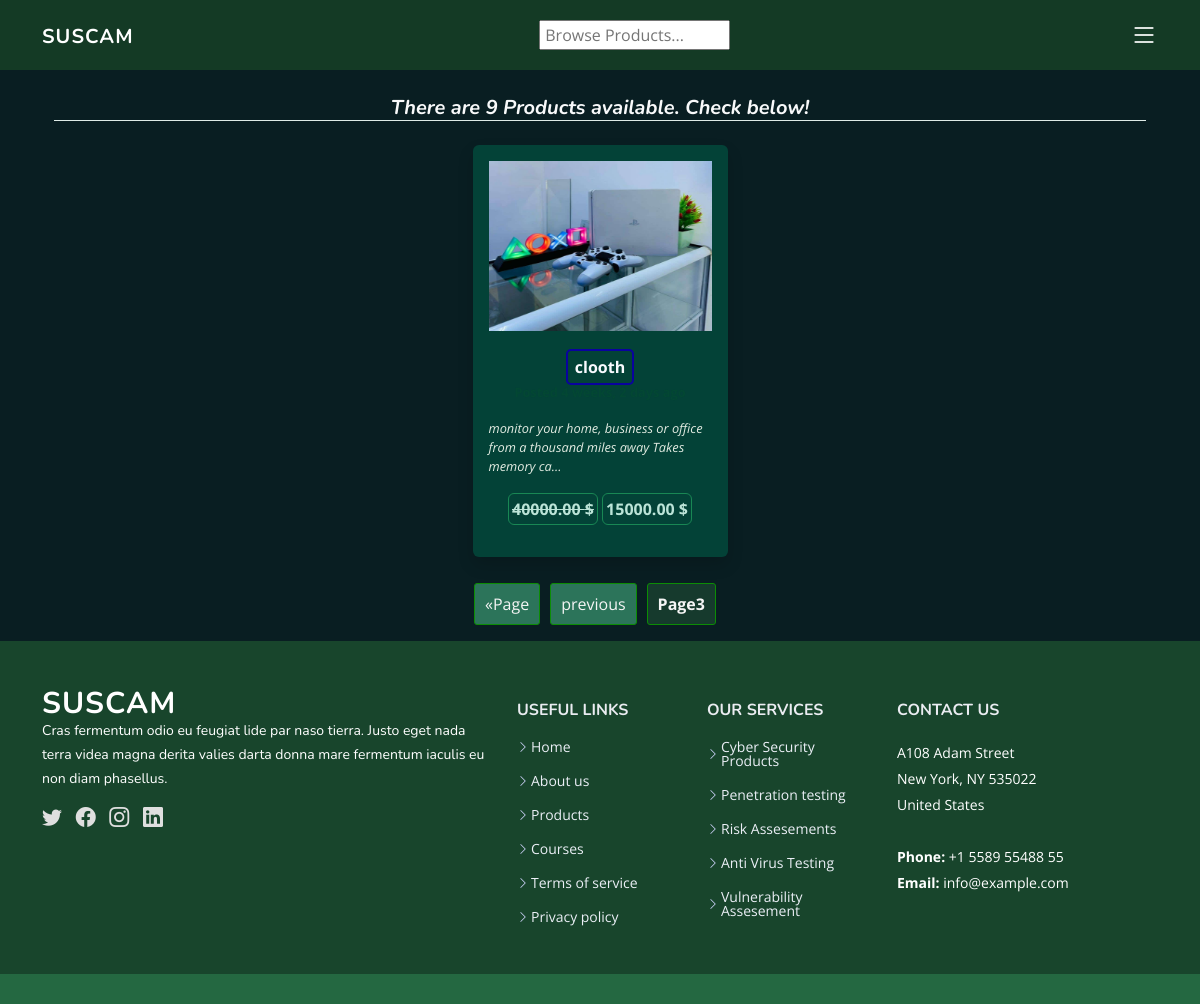
Before: /products/?page=3 with the older database file.
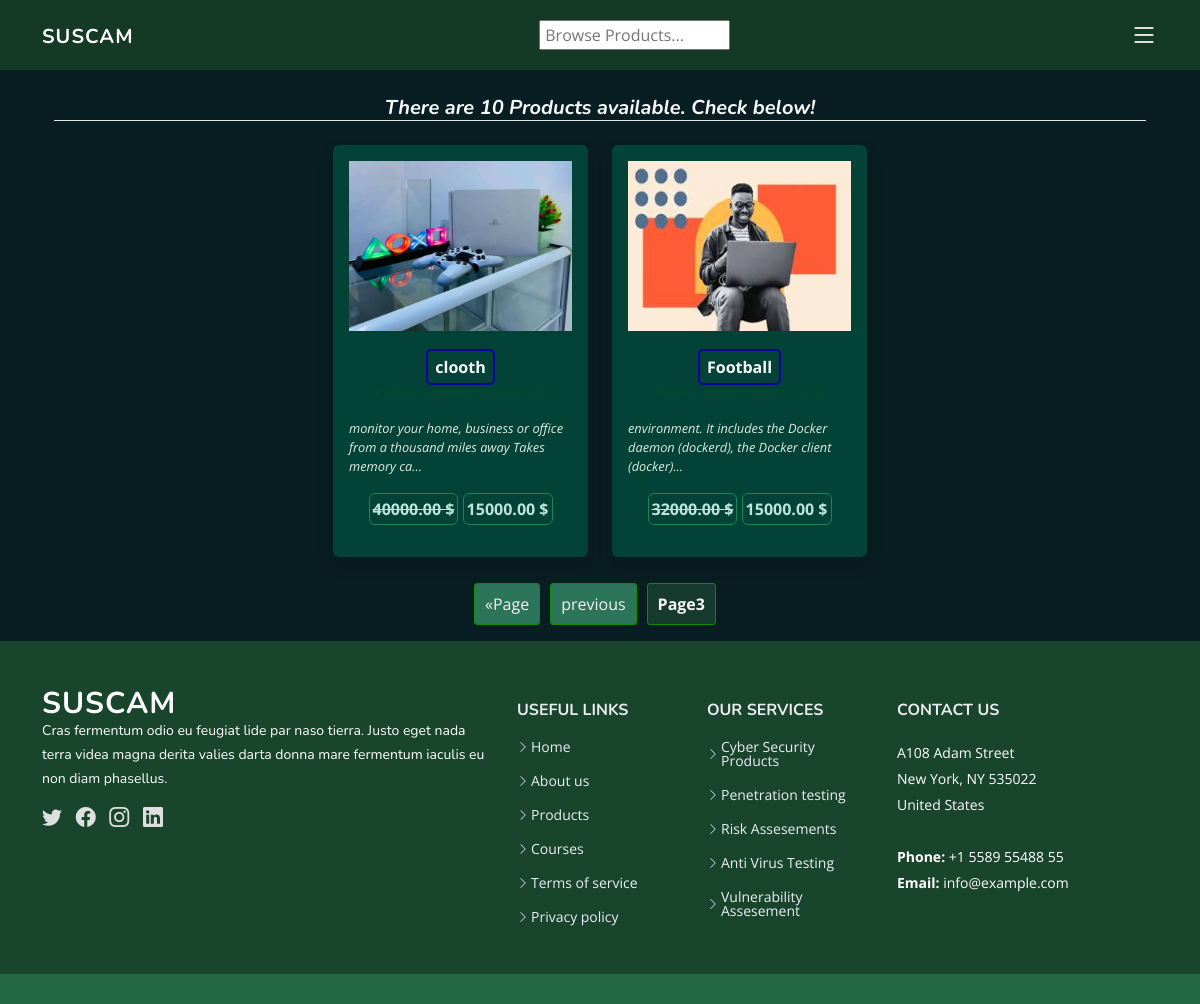
After: the same page with the newer database file.
### Base/models.py (models this page shows)
class Products(models.Model):
    name = models.CharField(max_length=100)
    product_id = models.BigAutoField(primary_key=True)
    product_des = models.TextField()
    price = models.DecimalField(max_digits=10, decimal_places=2)
    old_price = models.DecimalField(max_digits=10, decimal_places=2)
    category = models.CharField(max_length=100)
    available = models.BooleanField(default=True)
    updated = models.DateTimeField(auto_now_add=True, null=True)
    created = models.DateTimeField(default = timezone.now)
    image = models.ImageField(upload_to='Product_Images', validators = [FileExtensionValidator(allowed_extensions=['jpg', 'png', 'jpeg'])])
    model_type = 'Products'
    class Meta:
        ordering = ['-created', '-updated']

### Base/views.py (the view)
# urls.py: path('products/', views.products, name='products'),
def products(request):
    products = Products.objects.all()
    products = Products.objects.all()[::-1]
    total = Products.objects.all().count()
    paginator = Paginator(products, 4)
    page_number = request.GET.get('page')
    page_obj = paginator.get_page(page_number)
    slice_products = page_obj.object_list
    context = {
        'products': slice_products,
        'total': total,
        'page_obj' : page_obj,
        'user_profile' : user_profile,
    }
    return render(request, 'Products/products.html', context)

### templates/Products/products.html (shortened to what this page needs)
{% extends "Navbar/navbar.html" %}
    {% block content %}
    <div class="mt-5 container">
        <div class="row mt-5 justify-content-center">
            <center><h5 class="mt-5 text-light fw-bold" style="border-bottom: solid 1px #DFEBE7;"><em>There are {{total}} Products available. Check below!</em></h5></center>
            {% for product in products %}
            <div class="col-md-3 box">
                <a style="color: #131d75;" href="{% url 'product' product.product_id %}">
                    <div class="box shadow p-3 my-3 rounded" style="background-color: #034237; color: #8EA8A3;;">
                        <center><img src="{{ product.image.url }}" alt="{{course.course_name}}"></center>
                        <div class="mt-4" style="font-size: 1em; color: #E4F1ED;">
                            <center>
                                <p><strong style="padding: 5px 7px; border: solid 2px #0A029F; color: #F9FBFF; border-radius: 5px;" >{{product.name}}</strong> <br><strong style="font-size: .8em; color: #034733;">Posted {{product.created | timesince}} ago</strong></p>
                            </center>
                            <p class="" style="font-size: .8em; color: #E1EBE1;"><em>{{ product.product_des|slice:":80" }}...</em></p>
                        </div>
                        <center>
                            <p>
                                <strong class="btn btn-outline-success fw-bold" style="font-size: 1em; padding: 3px; color:#BCE4D8;"><strike>{{product.old_price}} &dollar;</strike></strong>
                                <strong class="btn btn-outline-success fw-bold" style="font-size: 1em;  padding: 3px; color:#BCE4D8;">{{product.price}} &dollar;</strong>
                            </p>
                        </center>
                    </div>
                </a>
            </div>
            {% endfor %}
        </div>
        <div class="row justify-content-center text-center products mb-3">
            <span class="step-links">
                {% if page_obj.has_previous %}
                <a href="?page=1">&laquo;Page</a>
                <a href="?page={{ page_obj.previous_page_number}}">previous</a>
                {% endif %}
                <span class="current_page">Page{{page_obj.number }}</span>
            </span>
        </div>
    </div>
    {% endblock content %}

### templates/Navbar/navbar.html (shortened to what this page needs)
{% load static %}
<!DOCTYPE html>
<html lang="en">
  <head>
    <link rel="stylesheet" href="https://cdnjs.cloudflare.com/ajax/libs/font-awesome/5.15.4/css/all.min.css">
    <link href="{% static 'assets/vendor/aos/aos.css' %}" rel="stylesheet" />
    <link
      href="{% static 'assets/vendor/bootstrap/css/bootstrap.min.css' %}"
      rel="stylesheet"
    />
    <link
      href="{% static 'assets/vendor/bootstrap-icons/bootstrap-icons.css' %}"
      rel="stylesheet"
    />
    <link
      href="{% static 'assets/vendor/glightbox/css/glightbox.min.css' %}"
      rel="stylesheet"
    />
    <link
      href="{% static 'assets/vendor/remixicon/remixicon.css' %}"
      rel="stylesheet"
    />
    <link
      href="{% static 'assets/vendor/swiper/swiper-bundle.min.css' %}"
      rel="stylesheet"
    />
    <link href="{% static 'assets/css/style.css' %}" rel="stylesheet" />
  </head>
    <header id="header" class="header fixed-top">
      <div
        class="container-fluid container-xl d-flex align-items-center justify-content-between"
      >
        <a href="{% url 'index' %}" class="logo d-flex align-items-center">
          <span>SUSCAM</span>
        </a>
        <div class="row justify-space-between ml-auto">
          <div class="col-md-7">
            <form action="{% url 'search_results' %}" method="GET" class="d-flex">
              <input type="search" class="border-none px-1" name="query" placeholder="Browse Products..." id="">
            </form>
          </div>
        </div>
        <nav id="navbar" class="navbar">
          <i class="bi bi-list mobile-nav-toggle"></i>
        </nav>
      </div>
    </header>
    <div class="container">
        {% block content %}{% endblock %}
    </div>
  <body>
    <footer id="footer" class="footer">
      <div class="footer-top">
        <div class="container">
          <div class="row gy-4">
            <div class="col-lg-5 col-md-12 footer-info">
              <a href="{% url 'index' %}" class="logo d-flex align-items-center">
                <span>SUSCAM</span>
              </a>
              <p class="text-white">
                Cras fermentum odio eu feugiat lide par naso tierra. Justo eget
                nada terra videa magna derita valies darta donna mare fermentum
                iaculis eu non diam phasellus.
              </p>
              <div class="social-links mt-3">
                <a href="#" class="twitter"><i class="bi bi-twitter"></i></a>
                <a href="#" class="facebook"><i class="bi bi-facebook"></i></a>
                <a href="#" class="instagram"><i class="bi bi-instagram"></i></a>
                <a href="#" class="linkedin"><i class="bi bi-linkedin"></i></a>
              </div>
            </div>
            <div class="col-lg-2 col-6 footer-links">
              <h4>Useful Links</h4>
              <ul>
                <li>
                  <i class="bi bi-chevron-right"></i> <a href="{% url 'index' %}">Home</a>
                </li>
                <li>
                  <i class="bi bi-chevron-right"></i> <a href="{% url 'about' %}">About us</a>
                </li>
                <li>
                  <i class="bi bi-chevron-right"></i> <a href="{% url 'products' %}">Products</a>
                </li>
                <li>
                  <i class="bi bi-chevron-right"></i> <a href="{% url 'courses' %}">Courses</a>
                </li>
                <li>
                  <i class="bi bi-chevron-right"></i
                  ><a href="#">Terms of service</a>
                </li>
                <li>
                  <i class="bi bi-chevron-right"></i
                  ><a href="#">Privacy policy</a>
                </li>
              </ul>
            </div>
            <div class="col-lg-2 col-6 footer-links">
              <h4>Our Services</h4>
              <ul>
                <li>
                  <i class="bi bi-chevron-right"></i>
                  <a href="#">Cyber Security Products</a>
                </li>
                <li>
                  <i class="bi bi-chevron-right"></i>
                  <a href="#">Penetration testing</a>
                </li>
                <li>
                  <i class="bi bi-chevron-right"></i>
                  <a href="#">Risk Assesements</a>
                </li>
                <li>
                  <i class="bi bi-chevron-right"></i>
                  <a href="#">Anti Virus Testing</a>
                </li>
                <li>
                  <i class="bi bi-chevron-right"></i>
                  <a href="#">Vulnerability Assesement</a>
                </li>
              </ul>
            </div>
            <div
              class="col-lg-3 col-md-12 footer-contact text-center text-md-start text-white"
            >
              <h4>Contact Us</h4>
              <p>
                A108 Adam Street <br />
                New York, NY 535022<br />
                United States <br /><br />
                <strong>Phone:</strong> +1 5589 55488 55<br />
                <strong>Email:</strong> info@example.com<br />
              </p>
            </div>
          </div>
        </div>
      </div>
    </footer>
  </body>
</html>

### static/assets/css/style.css (style rules this page uses)
:root { scroll-behavior: smooth; }
body { font-family: "Open Sans", sans-serif; }
a { color: #4154f1; text-decoration: none; }
h1, h2, h3, h4, h5, h6 { font-family: "Nunito", sans-serif; }
.header { transition: all 0.5s; z-index: 997; padding: 20px 0; background: #143a25; }
.header .logo { line-height: 0; color: white; }
.header .logo span { font-size: 20px; font-weight: 700; letter-spacing: 1px; color: #ffffff; font-family: "Nunito", sans-serif; margin-top: 3px; margin-right: 6px; }
.navbar { padding: 0; }
.mobile-nav-toggle { color: #ffffff; font-size: 28px; cursor: pointer; display: none; line-height: 0; transition: 0.5s; }
@media (max-width: 1200px) { .mobile-nav-toggle { display: block; } }
.footer { background: #246841; padding: 0 0 30px 0; font-size: 14px; }
.footer .footer-top { background: #18452c; background-size: contain; padding: 60px 0 30px 0; }
.footer .footer-top .footer-info { margin-bottom: 10px; }
.footer .footer-top .footer-info .logo { line-height: 0; margin-bottom: 15px; }
.footer .footer-top .footer-info .logo span { font-size: 30px; font-weight: 700; letter-spacing: 1px; color: #FFFFFF; font-family: "Nunito", sans-serif; margin-top: 3px; }
.footer .footer-top .footer-info p { font-size: 14px; line-height: 24px; margin-bottom: 0; font-family: "Nunito", sans-serif; }
.footer .footer-top .social-links a { font-size: 20px; display: inline-block; color: #dfdfdf; line-height: 0; margin-right: 10px; transition: 0.3s; }
.footer .footer-top h4 { font-size: 16px; font-weight: bold; color: #EAECF1; text-transform: uppercase; position: relative; padding-bottom: 12px; }
.footer .footer-top .footer-links { margin-bottom: 10px; }
.footer .footer-top .footer-links ul { list-style: none; padding: 0; margin: 0; }
.footer .footer-top .footer-links ul i { padding-right: 2px; color: #d0d4fc; font-size: 12px; line-height: 0; }
.footer .footer-top .footer-links ul li { padding: 10px 0; display: flex; align-items: center; }
.footer .footer-top .footer-links ul li:first-child { padding-top: 0; }
.footer .footer-top .footer-links ul a { color: #EBEFF6; transition: 0.3s; display: inline-block; line-height: 1; }
.footer .footer-top .footer-contact p { line-height: 26px; }
.products { margin-top: 10px; }
.products .step-links { display: flex; justify-content: center; align-items: center; list-style: none; padding: 0; margin:0; }
.products .step-links a { display: inline-block; padding: 8px 10px; margin-right: 10px; text-decoration:none; color:#f5f5f5; background-color: #2c745a; border: 1px solid #0c8d05; border-radius: 3px; }
.products .step-links span { font-weight: bold; padding: 8px 10px; margin-right: 10px; text-decoration:none; color:#f5f5f5; background-color: #163a2d; border: 1px solid #0c8d05; border-radius: 3px; }

### templates/Products/products.html (style rules this page uses)
body { background-color: #091e22; }
img { height: 170px; width: 100%; }

Changed rows visible on the page:
added Products: image (picture), name "Football", product_des "environment. It includes the Docker daemon (dockerd), the Docker client (docker)", old_price "32000.00", price "15000.00"
Other visible differences:
{{ total }}: "9" → "10"
